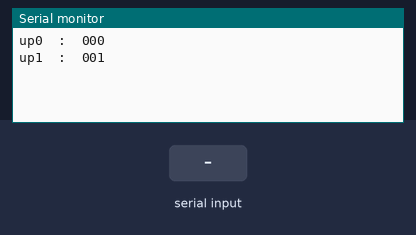
The sketch below on a simulated Arduino Uno, built with avr-gcc and run on an emulated ATmega328P. Parts: the last lines printed to the serial monitor. The inputs (shaded band) are chosen by the test bench.

Above: at 1.2 s.
1.3 s: "1" received over Serial
At 2.8 s:
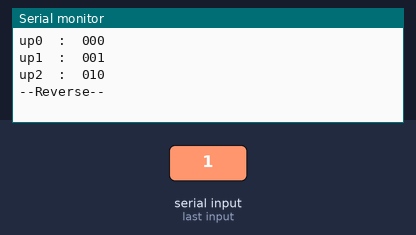
At 3.6 s:
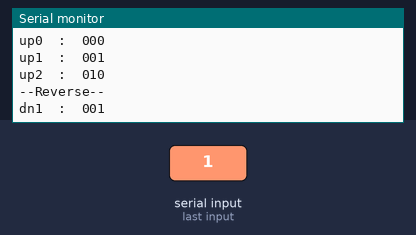
Timing chart, 0 to 5.1 s (numbered marks = the images above; inputs shaded):
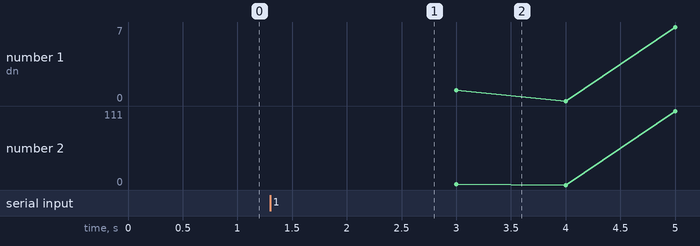

Measured:
- after the input at 1.3 s, the serial monitor: prints a new line after 0.71 s (image 1)

The sketch:

FSM.ino
```cpp
/*
   FSM assignment
*/
// Team: Tom Wang, Nikki Xie

#include <Arduino.h>
#include <Wire.h>

enum State {
  up0,
  up1,
  up2,
  up3,
  up4,
  up5,
  up6,
  up7,
  dn0,
  dn1,
  dn2,
  dn3,
  dn4,
  dn5,
  dn6,
  dn7,
};

State currentState = up0;

bool bit1, bit2, bit3;
bool press = false;
String stateNames[] = {"up0","up1","up2","up3","up4","up5","up6","up7","dn0","dn1","dn2","dn3","dn4","dn5","dn6","dn7",};

void setup() {
  Serial.begin(9600);
}

void loop() {
  press = checkReverse();
  currentState = nextState(currentState);
  delay(1000);
}


State nextState(State state){
  switch (state) {
    case up0:
      bit1 = 0;
      bit2 = 0;
      bit3 = 0;
      if(press){
        pprint(state);
        Serial.println("--Reverse--");
        state = dn7;
      }else{
        pprint(state);
        state = up1;
      }
      break;

    case up1:
      bit1 = 1;
      bit2 = 0;
      bit3 = 0;
      if(press){
        pprint(state);
        Serial.println("--Reverse--");
        state = dn0;
      }else{
        pprint(state);
        state = up2;
      }
      break;

    case up2:
      bit1 = 0;
      bit2 = 1;
      bit3 = 0;
      if(press){
        pprint(state);
        Serial.println("--Reverse--");
        state = dn1;
      }else{
        pprint(state);
        state = up3;
      }
      break;

    case up3:
      bit1 = 1;
      bit2 = 1;
      bit3 = 0;
      if(press){
        pprint(state);
        Serial.println("--Reverse--");
        state = dn2;
      }else{
        pprint(state);
        state = up4;
      }
      break;

    case up4:
      bit1 = 0;
      bit2 = 0;
      bit3 = 1;
      if(press){
        pprint(state);
        Serial.println("--Reverse--");
        state = dn3;
      }else{
        pprint(state);
        state = up5;
      }
      break;

    case up5:
      bit1 = 1;
      bit2 = 0;
      bit3 = 1;
      if(press){
        pprint(state);
        Serial.println("--Reverse--");
        state = dn4;
      }else{
        pprint(state);
        state = up6;
      }
      break;

    case up6:
      bit1 = 0;
      bit2 = 1;
      bit3 = 1;
      if(press){
        pprint(state);
        Serial.println("--Reverse--");
        state = dn5;
      }else{
        pprint(state);
        state = up7;
      }
      break;

    case up7:
      bit1 = 1;
      bit2 = 1;
      bit3 = 1;
      if(press){
        pprint(state);
        Serial.println("--Reverse--");
        state = dn6;
      }else{
        pprint(state);
        state = up0;
      }
      break;

    case dn7:
      bit1 = 1;
      bit2 = 1;
      bit3 = 1;
      if(press){
        pprint(state);
        Serial.println("--Reverse--");
        state = up0;
      }else{
        pprint(state);
        state = dn6;
      }
      break;

    case dn6:
      bit1 = 0;
      bit2 = 1;
      bit3 = 1;
      if(press){
        pprint(state);
        Serial.println("--Reverse--");
        state = up7;
      }else{
        pprint(state);
        state = dn5;
      }
      break;

    case dn5:
      bit1 = 1;
      bit2 = 0;
      bit3 = 1;
      if(press){
        pprint(state);
        Serial.println("--Reverse--");
        state = up6;
      }else{
        pprint(state);
        state = dn4;
      }
      break;

    case dn4:
      bit1 = 0;
      bit2 = 0;
      bit3 = 1;
      if(press){
        pprint(state);
        Serial.println("--Reverse--");
        state = up5;
      }else{
        pprint(state);
        state = dn3;
      }
      break;

    case dn3:
      bit1 = 1;
      bit2 = 1;
      bit3 = 0;
      if(press){
        pprint(state);
        Serial.println("--Reverse--");
        state = up4;
      }else{
        pprint(state);
        state = dn2;
      }
      break;

    case dn2:
      bit1 = 0;
      bit2 = 1;
      bit3 = 0;
      if(press){
        pprint(state);
        Serial.println("--Reverse--");
        state = up3;
      }else{
        pprint(state);
        state = dn1;
      }
      break;

    case dn1:
      bit1 = 1;
      bit2 = 0;
      bit3 = 0;
      if(press){
        pprint(state);
        Serial.println("--Reverse--");
        state = up2;
      }else{
        pprint(state);
        state = dn0;
      }
      break;

    case dn0:
      bit1 = 0;
      bit2 = 0;
      bit3 = 0;
      if(press){
        pprint(state);
        Serial.println("--Reverse--");
        state = up1;
      }else{
        pprint(state);
        state = dn7;
      }
      break;
  }
  return state;
}

bool checkReverse(){
  char reverse = Serial.read();
  if(reverse != -1){
    return true;
  }else{
    return false;
  }
}

void pprint(State state) {
  Serial.print(stateNames[state]);
  Serial.print("  :  ");
  Serial.print(bit3);
  Serial.print(bit2);
  Serial.println(bit1);
}
```
